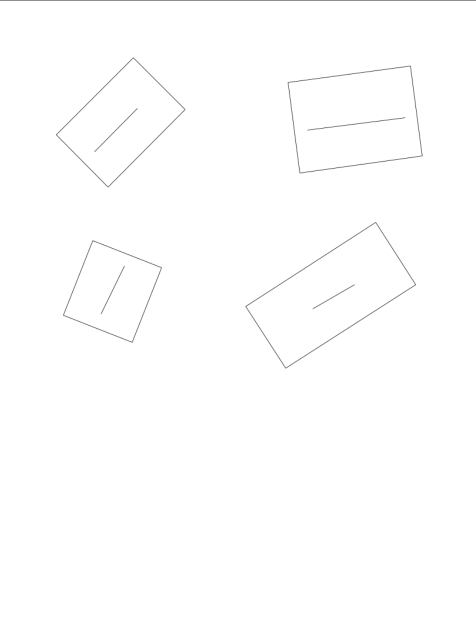
#> input picture rectangles.png, 952 x 1234 px (shown at 1/2 size)
$ python rectangle_numbering.py
#> lines starting #> are read from the running program, lines starting #| are printed output that depends on the picture; after the words box and inside, x2 and y2 are one past the last pixel; in counts of white or black regions, pixels touching at a corner belong together
import cv2
import numpy as np

# Load image
img = cv2.imread("rectangles.png")
#> img is the input picture: shape (1234, 952, 3); min 33, max 255, mean 254.1
if img is None:
    raise FileNotFoundError("Image 'rectangles.png' not found or path incorrect.")

gray = cv2.cvtColor(img, cv2.COLOR_BGR2GRAY)
edges = cv2.Canny(gray, 300, 450, apertureSize=3)
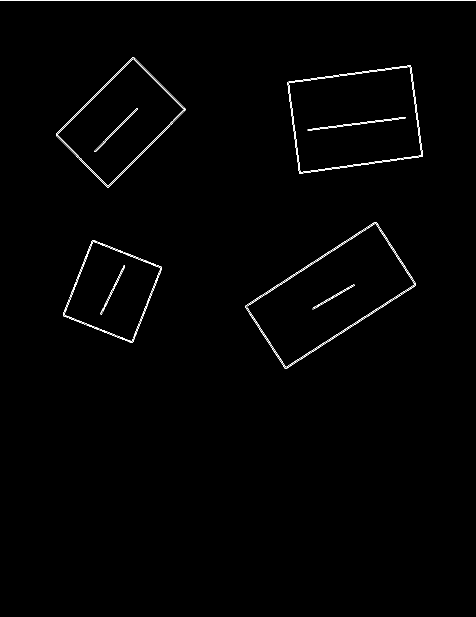
#> edges: shape (1234, 952) (shown at 1/2 size); 0.72% white in thin lines or dots, all inside (x1, y1, x2, y2) = (0, 0, 952, 737)

# Step 1: Detect rectangles
contours, _ = cv2.findContours(edges, cv2.RETR_EXTERNAL, cv2.CHAIN_APPROX_SIMPLE)
#> contours = 5 contours, 1 with area under 20; largest, box (x1, y1, x2, y2) and area: (490, 444, 832, 737) 46869, (575, 131, 846, 347) 45811, (112, 115, 371, 375) 33085, (126, 480, 324, 686) 24098
rectangles = []
for cnt in contours:
    approx = cv2.approxPolyDP(cnt, 0.02 * cv2.arcLength(cnt, True), True)
    if len(approx) == 4 and cv2.contourArea(cnt) > 1000:
        rectangles.append(cnt)
#> this loop made 5 passes
#> approx on passes 1 to 5: [[184, 480], [126, 631], [264, 685], [323, 534]], [[752, 444], [490, 612], [569, 736], [831, 570]], [[821, 131], [575, 164], [598, 346], [845, 312]], [[268, 115], [112, 267], [214, 374], [370, 220]], [[0, 0], [951, 0]]
#> after the loop, rectangles = 4 contours; box (x1, y1, x2, y2) and area: (490, 444, 832, 737) 46869, (575, 131, 846, 347) 45811, (112, 115, 371, 375) 33085, (126, 480, 324, 686) 24098

print(f"Detected {len(rectangles)} rectangles")
#| Detected 4 rectangles

# Step 2: Detect all lines
lines = cv2.HoughLinesP(edges, 1, np.pi / 180, threshold=80, minLineLength=30, maxLineGap=10)
#> lines = 46 rows, first 6: [0, 0, 951, 0], [490, 612, 749, 444], [491, 615, 751, 446], [574, 736, 831, 569], [569, 736, 806, 583], [605, 346, 842, 313]
line_info = []
if lines is not None:
    for line in lines:
        x1, y1, x2, y2 = line[0]
        length = np.hypot(x2 - x1, y2 - y1)
        cx, cy = (x1 + x2) / 2, (y1 + y2) / 2
        line_info.append({'length': length, 'center': (cx, cy), 'points': (x1, y1, x2, y2)})
#> this loop made 46 passes
#> (x1, y1, x2, y2, length, cx, cy) on passes 1 to 12: (0, 0, 951, 0, 951, 475.5, 0), (490, 612, 749, 444, 308.7, 619.5, 528), (491, 615, 751, 446, 310.1, 621, 530.5), (574, 736, 831, 569, 306.5, 702.5, 652.5), (569, 736, 806, 583, 282.1, 687.5, 659.5), (605, 346, 842, 313, 239.3, 723.5, 329.5), (575, 166, 821, 132, 248.3, 698, 149), (112, 267, 163, 318, 72.12, 137.5, 292.5), (214, 373, 370, 217, 220.6, 292, 295), (598, 345, 845, 310, 249.5, 721.5, 327.5), (575, 164, 815, 131, 242.3, 695, 147.5), (617, 258, 810, 234, 194.5, 713.5, 246)
#> after the loop, line_info = 46 items
else:
    print("No lines detected.")

print(f"Detected {len(line_info)} lines")
#| Detected 46 lines

# Step 3: For each rectangle, find the longest internal line strictly inside (not on edges)
rect_line_pairs = []
for rect in rectangles:
    best_line = None
    max_len = 0
    for line in line_info:
        x1, y1, x2, y2 = line['points']
        center_x, center_y = (x1 + x2) / 2, (y1 + y2) / 2
        # Signed distance from center point to contour edge
        dist = cv2.pointPolygonTest(rect, (float(center_x), float(center_y)), True)
        # Accept lines whose center is at least 5 pixels inside polygon
        if dist > 5:
            if line['length'] > max_len:
                best_line = line
                max_len = line['length']
    if best_line is not None:
        rect_line_pairs.append({'rect': rect, 'line': best_line, 'line_length': max_len})
#> this loop made 4 passes
#> after the loop, rect_line_pairs = 4 items

print(f"Rectangles with internal lines: {len(rect_line_pairs)}")
#| Rectangles with internal lines: 4

# Step 4: Sort rectangles by longest internal line length (shortest to longest)
sorted_pairs = sorted(rect_line_pairs, key=lambda x: x['line_length'])
#> sorted_pairs = 4 items

# Optional: Draw the longest internal line on each rectangle for debugging
for pair in sorted_pairs:
    x1, y1, x2, y2 = pair['line']['points']
    cv2.line(img, (x1, y1), (x2, y2), (255, 0, 0), 2)  # Blue line for longest internal line
#> this loop made 4 passes
#> (x1, y1, x2, y2) on passes 1 to 4: (625, 618, 709, 570), (201, 627, 247, 531), (190, 303, 275, 218), (617, 258, 810, 234)
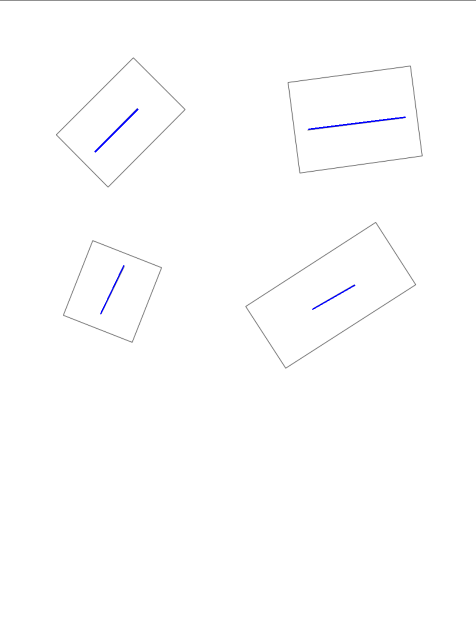
#> img: shape (1234, 952, 3) (shown at 1/2 size); 0.13% of pixels changed, all inside (x1, y1, x2, y2) = (189, 217, 812, 629)

# Step 5: Label each rectangle based on ranking (1–4)
for i, pair in enumerate(sorted_pairs):
    rect_cnt = pair['rect']

    # Get rotated bounding box for accurate label position
    rot_rect = cv2.minAreaRect(rect_cnt)
    box = cv2.boxPoints(rot_rect)
    box = box.astype(int)

    # Sort box points by Y descending to get bottom points
    box = sorted(box, key=lambda p: p[1], reverse=True)
    bottom_pts = box[:2]
    bottom_center = np.mean(bottom_pts, axis=0)

    label_pos = (int(bottom_center[0] - 10), int(bottom_center[1] + 25))
    cv2.putText(img, str(i + 1), label_pos, cv2.FONT_HERSHEY_SIMPLEX, 1.5, (0, 0, 255), 3)
#> this loop made 4 passes
#> (rot_rect, box, bottom_center, label_pos) on passes 1 to 4: (((660.8, 590.3), (313, 151.5), -32.74), [[570, 738], [488, 611], [833, 569], [751, 441]], [529, 674.5], (519, 699)), (((224.5, 582.4), (163.8, 151.2), -68.5), [[264, 686], [124, 630], [324, 533], [184, 478]], [194, 658], (184, 683)), (((240.8, 244.2), (221.3, 149.9), -45), [[215, 375], [109, 269], [372, 219], [266, 113]], [162, 322], (152, 347)), (((709.8, 238.5), (250.6, 185.9), -7.59), [[597, 347], [846, 314], [573, 162], [821, 129]], [721.5, 330.5], (711, 355))
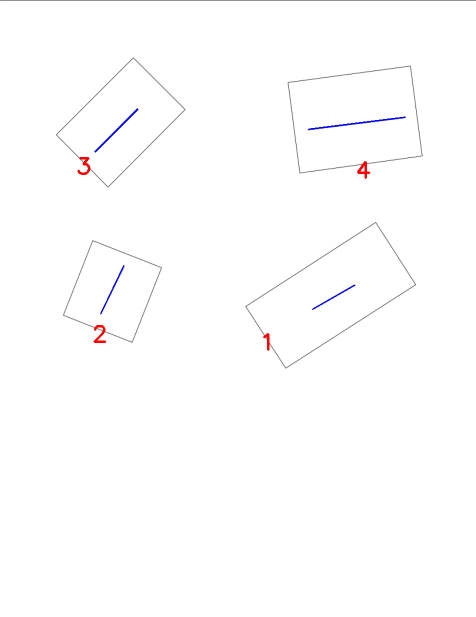
#> img: shape (1234, 952, 3) (shown at 1/2 size); 0.11% of pixels changed, all inside (x1, y1, x2, y2) = (155, 314, 741, 702)

# Step 6: Save and show result
cv2.imwrite("ranked_rectangles_by_internal_line_length.png", img)
cv2.imshow("Result", img)
cv2.waitKey(0)
cv2.destroyAllWindows()
